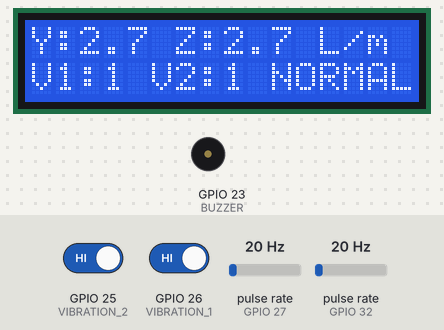
A sketch run on a simulated ESP32. On the bench: 16×2 character LCD, buzzer (waves = sounding, pin HIGH). Wiring (inferred from the names in the program): 2 × pulse sensor: data GPIO 27 / data GPIO 32. The inputs (shaded band) are chosen by the test bench; at power-on: GPIO 25 (VIBRATION_2) HIGH, pulse rate (sensors on GPIO 27, GPIO 32) 20 Hz, GPIO 26 (VIBRATION_1) HIGH. What the sketch prints to the serial monitor is not drawn.

Above: at 3.1 s.
3.2 s: GPIO 25 (VIBRATION_2) driven LOW
At 5.7 s:
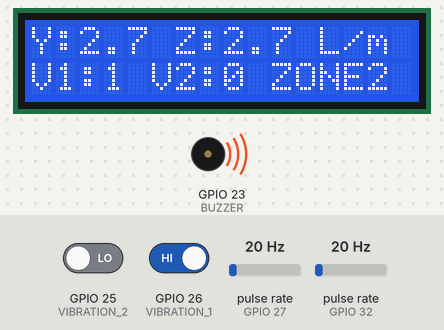
6.0 s: pulse rate (sensor on GPIO 27) set to 4 Hz
At 8.8 s:
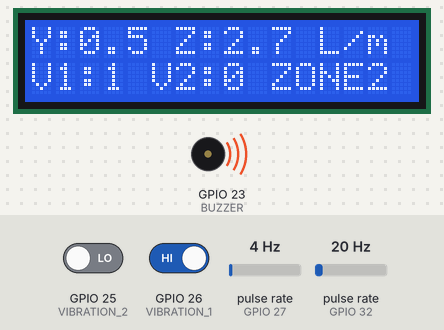
9.1 s: pulse rate (sensor on GPIO 32) set to 4 Hz
At 11.8 s:
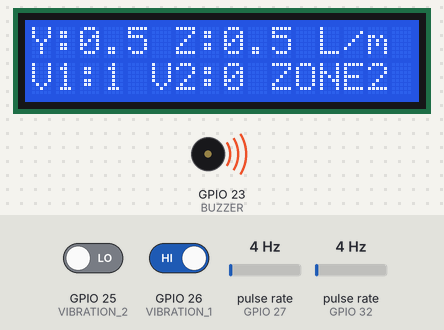
12.1 s: GPIO 26 (VIBRATION_1) driven LOW
At 14.8 s:
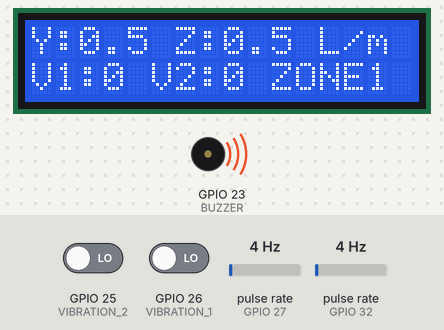
15.1 s: pulse rate (sensor on GPIO 27) set to 50 Hz
At 17.8 s:
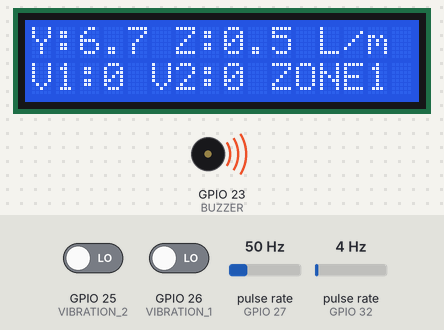
18.1 s: pulse rate (sensor on GPIO 32) set to 50 Hz
At 21.0 s:
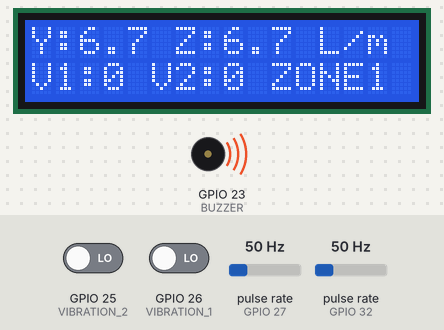
Timing chart, 0 to 22.1 s (numbered marks = the images above; inputs shaded):
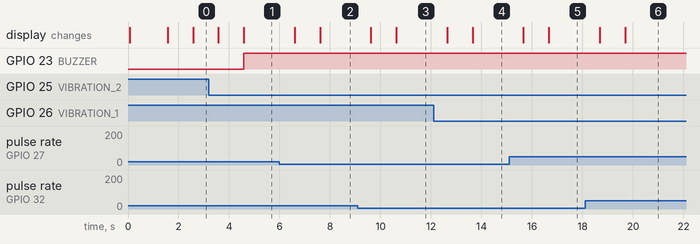

Measured:
- after the input at 3.2 s, GPIO 23 (BUZZER): LOW → HIGH after 1.4 s; the display: first changes after 0.38 s (image 1 shows a later state)
- after the input at 6.0 s, the display: first changes after 0.60 s (image 2 shows a later state)
- after the input at 9.1 s, the display: first changes after 0.52 s (image 3 shows a later state)
- after the input at 12.1 s, the display: first changes after 0.54 s (image 4 shows a later state)
- after the input at 15.1 s, the display: first changes after 0.56 s (image 5 shows a later state)
- after the input at 18.1 s, the display: first changes after 0.58 s (image 6 shows a later state)

The sketch:

13_complete_hardware_test.ino
```cpp
#include <LiquidCrystal.h>

// =====================================================
// PIPE-SENSE COMPLETE HARDWARE TEST
// =====================================================

// -------------------------
// FLOW SENSORS
// -------------------------

#define YF_FLOW_SENSOR 27
#define ZJ_FLOW_SENSOR 32

// -------------------------
// VIBRATION SENSORS
// -------------------------

#define VIBRATION_1 26
#define VIBRATION_2 25

// -------------------------
// BUZZER
// -------------------------

#define BUZZER 23

// -------------------------
// LCD
// RS, EN, D4, D5, D6, D7
// -------------------------

LiquidCrystal lcd(21, 19, 18, 17, 16, 14);

// =====================================================
// VARIABLES
// =====================================================

volatile unsigned long yfPulseCount = 0;
volatile unsigned long zjPulseCount = 0;

int vibration1Count = 0;
int vibration2Count = 0;

// =====================================================
// INTERRUPT FUNCTIONS
// =====================================================

void IRAM_ATTR countYFPulse()
{
  yfPulseCount++;
}

void IRAM_ATTR countZJPulse()
{
  zjPulseCount++;
}

// =====================================================
// SETUP
// =====================================================

void setup()
{
  Serial.begin(115200);

  // Flow sensors
  pinMode(YF_FLOW_SENSOR, INPUT_PULLUP);
  pinMode(ZJ_FLOW_SENSOR, INPUT_PULLUP);

  // Vibration sensors
  pinMode(VIBRATION_1, INPUT);
  pinMode(VIBRATION_2, INPUT);

  // Buzzer
  pinMode(BUZZER, OUTPUT);
  digitalWrite(BUZZER, LOW);

  // Flow sensor interrupts
  attachInterrupt(
    digitalPinToInterrupt(YF_FLOW_SENSOR),
    countYFPulse,
    FALLING
  );

  attachInterrupt(
    digitalPinToInterrupt(ZJ_FLOW_SENSOR),
    countZJPulse,
    FALLING
  );

  // LCD
  lcd.begin(16, 2);
  lcd.clear();

  lcd.setCursor(0, 0);
  lcd.print("PIPE-SENSE");

  lcd.setCursor(0, 1);
  lcd.print("SYSTEM TEST");

  delay(1500);

  lcd.clear();

  Serial.println();
  Serial.println("=================================");
  Serial.println("PIPE-SENSE COMPLETE HARDWARE TEST");
  Serial.println("=================================");
}

// =====================================================
// MAIN LOOP
// =====================================================

void loop()
{
  // ---------------------------------------------------
  // Reset pulse counters
  // ---------------------------------------------------

  noInterrupts();

  yfPulseCount = 0;
  zjPulseCount = 0;

  interrupts();

  // ---------------------------------------------------
  // Measure flow for 1 second
  // ---------------------------------------------------

  delay(1000);

  // ---------------------------------------------------
  // Copy pulse counts safely
  // ---------------------------------------------------

  noInterrupts();

  unsigned long yfPulses = yfPulseCount;
  unsigned long zjPulses = zjPulseCount;

  interrupts();

  // ---------------------------------------------------
  // Calculate flow
  // Temporary testing factor
  // Calibration will be done later
  // ---------------------------------------------------

  float yfFlow = yfPulses / 7.5;
  float zjFlow = zjPulses / 7.5;

  // ---------------------------------------------------
  // Read vibration sensors
  //
  // SW-420:
  // 1 = Normal
  // 0 = Vibration
  // ---------------------------------------------------

  int vibration1 = digitalRead(VIBRATION_1);
  int vibration2 = digitalRead(VIBRATION_2);

  // ---------------------------------------------------
  // VIBRATION STABILITY
  // Require 2 consecutive detections
  // ---------------------------------------------------

  if (vibration1 == LOW)
  {
    vibration1Count++;
  }
  else
  {
    vibration1Count = 0;
  }

  if (vibration2 == LOW)
  {
    vibration2Count++;
  }
  else
  {
    vibration2Count = 0;
  }

  // ---------------------------------------------------
  // FLOW DETECTION
  // Either flow sensor can indicate water movement
  // ---------------------------------------------------

  bool flowDetected =
    (yfFlow > 0.0 || zjFlow > 0.0);

  // ---------------------------------------------------
  // LEAK ZONE DETECTION
  // ---------------------------------------------------

  bool leakZone1 = false;
  bool leakZone2 = false;

  if (flowDetected && vibration1Count >= 2)
  {
    leakZone1 = true;
  }

  if (flowDetected && vibration2Count >= 2)
  {
    leakZone2 = true;
  }

  // ---------------------------------------------------
  // BUZZER
  //
  // ONLY:
  // FLOW + SUSTAINED VIBRATION
  // ---------------------------------------------------

  if (leakZone1 || leakZone2)
  {
    digitalWrite(BUZZER, HIGH);
  }
  else
  {
    digitalWrite(BUZZER, LOW);
  }

  // ===================================================
  // SERIAL MONITOR
  // ===================================================

  Serial.print("YF-S201: ");
  Serial.print(yfFlow, 2);
  Serial.print(" L/min");

  Serial.print(" | ZJ-S201: ");
  Serial.print(zjFlow, 2);
  Serial.print(" L/min");

  Serial.print(" | V1: ");
  Serial.print(vibration1);

  Serial.print(" | V2: ");
  Serial.print(vibration2);

  Serial.print(" | STATUS: ");

  if (leakZone1)
  {
    Serial.println("POSSIBLE LEAK - ZONE 1");
  }
  else if (leakZone2)
  {
    Serial.println("POSSIBLE LEAK - ZONE 2");
  }
  else
  {
    Serial.println("NORMAL");
  }

  // ===================================================
  // LCD
  // SINGLE FIXED SCREEN
  // ===================================================

  // -------------------------
  // LINE 1
  // -------------------------
  //
  // Y:00.0 Z:00.0 L/m
  //

  lcd.setCursor(0, 0);

  lcd.print("Y:");
  lcd.print(yfFlow, 1);

  lcd.print(" Z:");
  lcd.print(zjFlow, 1);

  lcd.print(" L/m");

  // Clear remaining character
  lcd.print(" ");

  // -------------------------
  // LINE 2
  // -------------------------
  //
  // NORMAL:
  // V1:1 V2:1 NORMAL
  //
  // ZONE 1:
  // V1:0 V2:1 ZONE1
  //
  // ZONE 2:
  // V1:1 V2:0 ZONE2
  // -------------------------

  lcd.setCursor(0, 1);

  lcd.print("V1:");
  lcd.print(vibration1);

  lcd.print(" V2:");
  lcd.print(vibration2);

  lcd.print(" ");

  if (leakZone1)
  {
    lcd.print("ZONE1");
  }
  else if (leakZone2)
  {
    lcd.print("ZONE2");
  }
  else
  {
    lcd.print("NORMAL");
  }

  // Clear any leftover characters
  lcd.print(" ");
}
```
